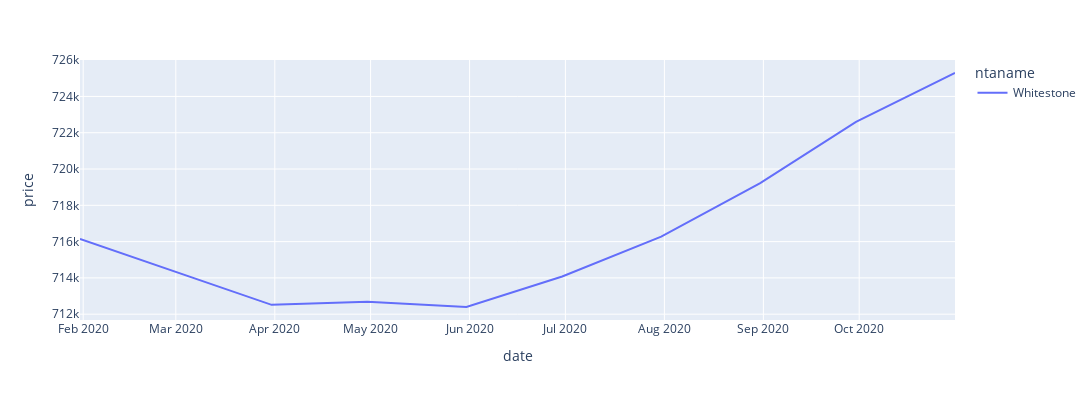

Write notebook code for a chart like this one.
### Code cell
scatter_fig = px.line(selected_frame,
                      x='date',
                      y='price',
                      color='ntaname'
                      )

scatter_fig.update_layout(width=1200,
                              height=400
                              )
scatter_fig.show()

### Figure 1 — Plotly figure (JSON) as saved in the notebook; plotly's stock layout.template omitted (floating-point values rounded to 4 significant figures)
{"data": [{"hovertemplate": "ntaname=Whitestone<br>date=%{x}<br>price=%{y}<extra></extra>", "legendgroup": "Whitestone", "line": {"color": "#636efa", "dash": "solid"}, "mode": "lines", "name": "Whitestone", "orientation": "v", "showlegend": true, "type": "scatter", "x": ["2020-01-31", "2020-02-29", "2020-03-31", "2020-04-30", "2020-05-31", "2020-06-30", "2020-07-31", "2020-08-31", "2020-09-30", "2020-10-31"], "xaxis": "x", "y": [716200.0, 714400.0, 712500.0, 712687, 712400.0, 714100.0, 716273, 719200.0, 722598, 725292], "yaxis": "y"}], "layout": {"height": 400, "legend": {"title": {"text": "ntaname"}, "tracegroupgap": 0}, "margin": {"t": 60}, "width": 1200, "xaxis": {"anchor": "y", "domain": [0, 1], "title": {"text": "date"}}, "yaxis": {"anchor": "x", "domain": [0, 1], "title": {"text": "price"}}}}
